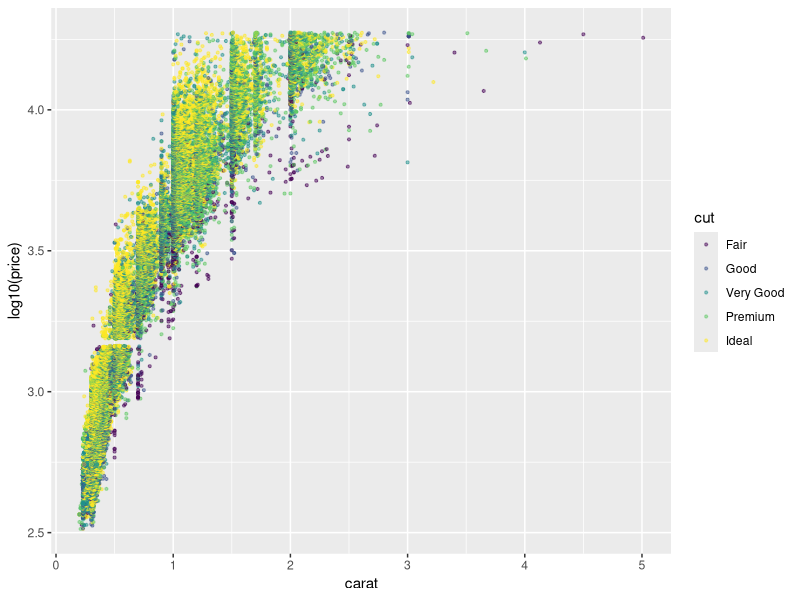
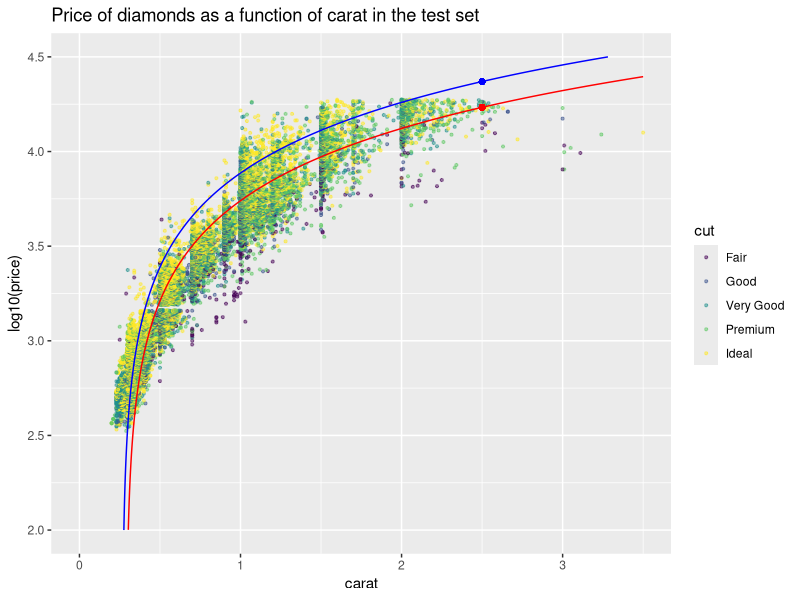
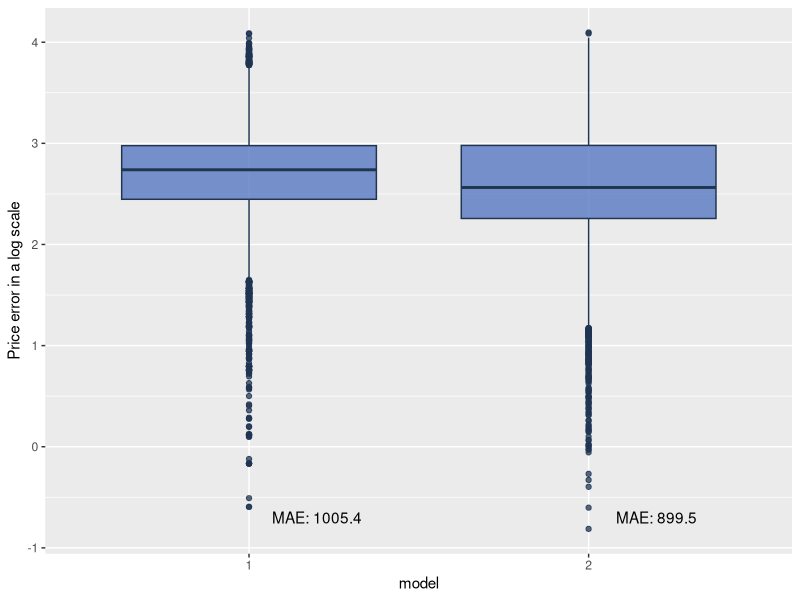

Here is the R script that generated these plots, in order:
## ---- chunk 1
knitr::opts_chunk$set(echo = FALSE)
## ---- chunk 2
library(ggplot2)
library(caret)
library(dplyr)
## ---- chunk 3
diamondsData <- select(diamonds, -contains("color"), -contains("clarity"))
## ---- chunk 4
set.seed(138574)
inTrain <- createDataPartition(y = diamondsData$price, p = 0.7, 
                               list = FALSE)
training <- diamondsData[inTrain, ]
test <- diamondsData[-inTrain, ]
## ---- chunk 5
model1 <- lm(price ~ carat, data = training)
## ---- chunk 6
model2 <- lm(price ~ carat + depth + x + y + z, data = training)
## ---- chunk 7
ggplot(training, aes(x = carat, y = log10(price))) + 
    geom_point(aes(color = cut), size = 0.75, alpha = 0.5)
## ---- chunk 8
model1Vals <- data.frame(carat = seq(min(test$carat), max(test$carat), 
                                length = length(test$carat)))
model1Vals$price1 <- predict(model1, newdata = model1Vals)

l = length(test$carat)
indx = 3
model2Vals <- data.frame(carat = seq(min(test$carat), max(test$carat), 
                                      length = l), 
                          depth = rep(test$depth[indx], l), 
                          x = rep(test$x[indx], l), 
                          y = rep(test$y[indx], l), 
                          z = rep(test$z[indx], l)
                          )
model2Vals$price2 <- predict(model2, newdata = model2Vals)
## ---- chunk 9
p <- ggplot(test, aes(x = carat)) + 
    geom_point(aes(y = log10(price), color = cut), 
               alpha = 0.5, size = 0.75)
p <- p + geom_line(data = model1Vals, aes(y = log10(price1)), colour = "red")
p <- p + geom_line(data = model2Vals, 
                   aes(x = carat, y = log10(price2)), 
                   colour = "blue")
p <- p + geom_point(aes(x = 2.5, 
                        y = log10(predict(model1, newdata = data.frame(carat = 2.5)))), 
                    colour = "red")
p <- p + geom_point(aes(x = 2.5, 
                        y = log10(predict(model2, 
                                          data.frame(
                                              carat = 2.5, 
                                              depth = test$depth[indx], 
                                              x = test$x[indx], 
                                              y = test$y[indx], 
                                              z = test$z[indx])))), 
                    colour = "blue")
p <- p + xlim(0, 3.5) + ylim(2, 4.5)
p + ggtitle("Price of diamonds as a function of carat in the test set")
## ---- chunk 10
predict1 <- predict(model1, newdata = test)
predict2 <- predict(model2, newdata = test)

maeModel1 <- sprintf("MAE: %.1f", mean(abs(test$price - predict1)))
maeModel2 <- sprintf("MAE: %.1f", mean(abs(test$price - predict2)))
## ---- chunk 11
resModel1 <- data.frame(model = 1, 
                        error = test$price - predict1)
resModel2 <- data.frame(model = 2, 
                        error = test$price - predict2)

dataRes <- rbind(resModel1, resModel2)
dataRes$model <- factor(dataRes$model, labels = c("1", "2"))
textPlot <- data.frame(x = c(1.2, 2.2), y = c(-0.7, -0.7), 
                       labs = c(maeModel1, maeModel2))

fill <- "#4d71bf"
line <- "#1F3552"
## ---- chunk 12
p <- ggplot(dataRes, aes(x = model, y = log10(error))) + 
    geom_boxplot(fill = fill, colour = line, alpha = 0.75)
p <- p + scale_y_continuous("Price error in a log scale")
p <- p + geom_text(data = textPlot, aes(x = textPlot$x, y = textPlot$y, 
                       label = textPlot$labs, group = NULL))
p
